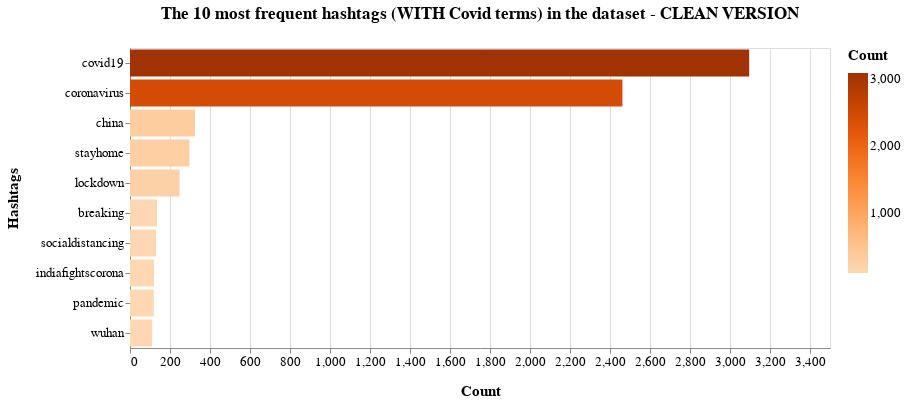

Source (notebook cell):
### Markdown cell above
In order to have a better bar chart some hashtags with a similar meaning have been deleted, the result is the following:

### Code cell
l2 = ["covid2019","staysafe","stayathome","covid_19","covidー19","covid","corona","coronavirusoutbreak"]
l3 = [x for x in cmt_list_covid if x not in l2]

clean_out = dict(nltk.FreqDist(l3))


clean_df = pd.DataFrame.from_dict(clean_out, orient='index').reset_index()
clean_df = clean_df.rename(columns={'index':'Hashtags', 0:'Count'})
#print(df)
#alt.renderers.enable('altair_viewer',inline=True)

#range=['#fdecec','#E46060','#ec4545','#e81616','#b91212','#b91212','#5c0909']
clean_chart = alt.Chart(
    clean_df
).mark_bar().encode(
    x=alt.X('Count:Q'),
    y=alt.Y('Hashtags:N',sort='-x'),
    color=alt.Color('Count:Q',scale=alt.Scale(scheme="oranges")),
    tooltip=[
        alt.Tooltip('Hashtags:N', title='Hashtags'),
        alt.Tooltip('Count:Q', title='Tweet count')
    ]
).transform_window(
    rank='rank(Count)',
    sort=[alt.SortField('Count', order='descending')]
).transform_filter(
    (alt.datum.rank <= 10)
).properties(
    width=700,
    height=300,
    title = "The 10 most frequent hashtags (WITH Covid terms) in the dataset - CLEAN VERSION"
).configure_title(
    fontSize=17,
    offset=25
).configure_axis(
    labelFontSize=13,
    titleFontSize=15,
    titlePadding=15
).configure_legend(
    gradientThickness=20,
    titleFontSize=15,
    labelFontSize=13,
    titlePadding=10
)

clean_chart

### Figure 1 — Vega-Lite specification as saved in the notebook (floating-point values rounded to 4 significant figures; data arrays with more than 128 entries replaced by an {"elided": "..."} marker saying what was removed)
{"config": {"view": {"continuousWidth": 400, "continuousHeight": 300}, "axis": {"labelFontSize": 13, "titleFontSize": 15, "titlePadding": 15}, "legend": {"gradientThickness": 20, "labelFontSize": 13, "titleFontSize": 15, "titlePadding": 10}, "title": {"fontSize": 17, "offset": 25}}, "data": {"name": "data-7125195f23a1a1acccd91e9653cf3644"}, "mark": "bar", "encoding": {"color": {"type": "quantitative", "field": "Count", "scale": {"scheme": "oranges"}}, "tooltip": [{"type": "nominal", "field": "Hashtags", "title": "Hashtags"}, {"type": "quantitative", "field": "Count", "title": "Tweet count"}], "x": {"type": "quantitative", "field": "Count"}, "y": {"type": "nominal", "field": "Hashtags", "sort": "-x"}}, "height": 300, "title": "The 10 most frequent hashtags (WITH Covid terms) in the dataset - CLEAN VERSION", "transform": [{"window": [{"op": "rank", "field": "Count", "as": "rank"}], "sort": [{"field": "Count", "order": "descending"}]}, {"filter": "(datum.rank <= 10)"}], "width": 700, "$schema": "https://vega.github.io/schema/vega-lite/v4.8.1.json", "datasets": {"data-7125195f23a1a1acccd91e9653cf3644": {"elided": "19485 records"}}}
